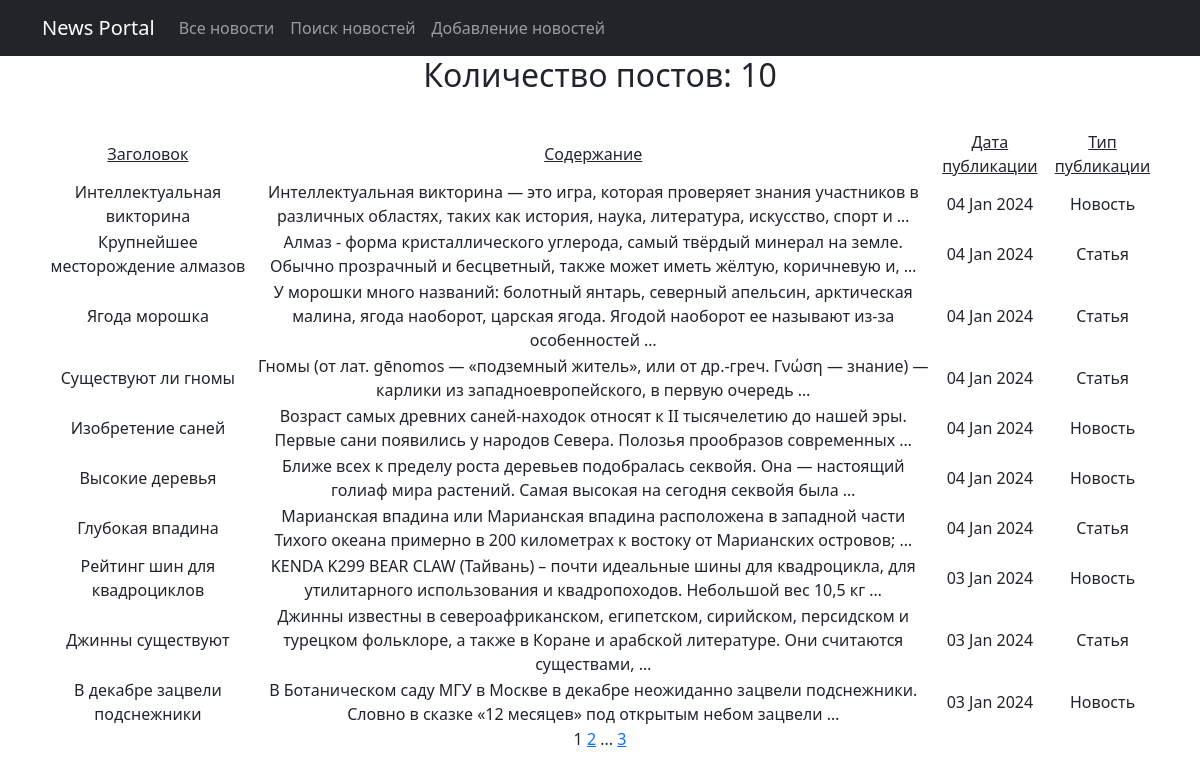
Page /news/ on the committed database.
### news/models.py (models this page shows, shortened)
class Post(models.Model):
    news = 'NE'
    article = 'AR'
    POST_TYPES = [
        (news, "Новость"),
        (article, 'Статья'),
    ]
    post_time = models.DateTimeField(auto_now_add=True, verbose_name="Дата создания")
    title = models.CharField(max_length=255, verbose_name="Заголовок")
    text = models.TextField()
    post_type = models.CharField(max_length=2, choices=POST_TYPES, default=news, verbose_name="Вид поста")
    author = models.ForeignKey(Author, on_delete=models.CASCADE, verbose_name="Автор")
    post_update = models.DateTimeField(auto_now=True, verbose_name="Дата изменения")
    rating = models.IntegerField(default=0)
    category = models.ManyToManyField(Category, through='PostCategory')

### news/views.py (the view)
# urls.py: path('', NewsList.as_view(), name='post_list'),
class NewsList(ListView):
    model = Post
    template_name = 'post_list.html'
    context_object_name = 'posts'
    ordering = '-post_time'
    paginate_by = 10

### news/templatetags/custom_filters.py (called while the page is built)
@register.filter()
def censor(value):
    for word in sensor_list:
        value = value.replace(word[1:], '*' * len(word[1:]))
    return value

### templates/post_list.html (shortened to what this page needs)
{% extends 'default.html' %}
{% load custom_filters %}
{% block content %}
{% if posts %}
    <h2>Количество постов: {{ posts|length }}</h2>
<table width="100%" style="margin-top:35px">
    <tr>
        <td><u>Заголовок</u></td>
        <td><u>Содержание</u></td>
        <td><u>Дата публикации</u></td>
        <td><u>Тип публикации</u></td>
    </tr>
    {% for post in posts %}
    <tr>
        <td>{{ post.title }}</td>
        <td>{{ post.text|truncatewords:20|censor }}</td>
        <td>{{ post.post_time|date:'d M Y' }}</td>
        <td>{{ post.get_post_type_display }}</td>
    </tr>
    {% endfor %}
</table>
{% else %}
<h3>Публикаций нет!</h3>
{% endif %}
{{ page_obj.number }}
{% if page_obj.has_next %}
    <a href="?page={{ page_obj.next_page_number }}">{{ page_obj.next_page_number }}</a>
        {% if paginator.num_pages != page_obj.next_page_number %}
            ...
            <a href="?page={{ page_obj.paginator.num_pages }}">{{ page_obj.paginator.num_pages }}</a>
        {% endif %}
{% endif %}
{% endblock content %}

### templates/default.html (shortened to what this page needs)
<!DOCTYPE html>
<html lang="en">
<head>
    {% load static %}
    <link href="{% static 'css/styles.css' %}" rel="stylesheet"/>
</head>
<body>
<nav class="navbar navbar-expand-lg navbar-dark bg-dark static-top">
    <div class="container">
        <a class="navbar-brand" href="/home/">News Portal</a>
        <div class="collapse navbar-collapse" id="navbarResponsive">
            <ul class="navbar-nav ml-auto">
                <li class="nav-item">
                    <a class="nav-link" href="#">Все новости</a>
                </li>
                <li class="nav-item">
                    <a class="nav-link" href="#">Поиск новостей</a>
                </li>
                <li class="nav-item">
                    <a class="nav-link" href="#">Добавление новостей</a>
                </li>
            </ul>
        </div>
    </div>
</nav>
<div class="container">
    <div class="row">
        <div class="col-lg-12 text-center">
            {% block content %}
            {% endblock content %}
        </div>
    </div>
</div>
</body>
</html>

### rows in the picture
Post: title "Интеллектуальная викторина", text|censor "Интеллектуальная викторина — это игра, которая проверяет знания участников в различных областях, таких как история, наука, литература, искусство, спорт и …", post_time "04 Jan 2024", post_type "Новость"
Post: title "Крупнейшее месторождение алмазов", text|censor "Алмаз - форма кристаллического углерода, самый твёрдый минерал на земле. Обычно прозрачный и бесцветный, также может иметь жёлтую, коричневую и, …", post_time "04 Jan 2024", post_type "Статья"
Post: title "Ягода морошка", text|censor "У морошки много названий: болотный янтарь, северный апельсин, арктическая малина, ягода наоборот, царская ягода. Ягодой наоборот ее называют из-за особенностей …", post_time "04 Jan 2024", post_type "Статья"
Post: title "Существуют ли гномы", text|censor "Гномы (от лат. gēnomos — «подземный житель», или от др.-греч. Γνώση — знание) — карлики из западноевропейского, в первую очередь …", post_time "04 Jan 2024", post_type "Статья"
Post: title "Изобретение саней", text|censor "Возраст самых древних саней-находок относят к II тысячелетию до нашей эры. Первые сани появились у народов Севера. Полозья прообразов современных …", post_time "04 Jan 2024", post_type "Новость"
Post: title "Высокие деревья", text|censor "Ближе всех к пределу роста деревьев подобралась секвойя. Она — настоящий голиаф мира растений. Самая высокая на сегодня секвойя была …", post_time "04 Jan 2024", post_type "Новость"
Post: title "Глубокая впадина", text|censor "Марианская впадина или Марианская впадина расположена в западной части Тихого океана примерно в 200 километрах к востоку от Марианских островов; …", post_time "04 Jan 2024", post_type "Статья"
Post: title "Рейтинг шин для квадроциклов", text|censor "KENDA K299 BEAR CLAW (Тайвань) – почти идеальные шины для квадроцикла, для утилитарного использования и квадропоходов. Небольшой вес 10,5 кг …", post_time "03 Jan 2024", post_type "Новость"
Post: title "Джинны существуют", text|censor "Джинны известны в североафриканском, египетском, сирийском, персидском и турецком фольклоре, а также в Коране и арабской литературе. Они считаются существами, …", post_time "03 Jan 2024", post_type "Статья"
Post: title "В декабре зацвели подснежники", text|censor "В Ботаническом саду МГУ в Москве в декабре неожиданно зацвели подснежники. Словно в сказке «12 месяцев» под открытым небом зацвели …", post_time "03 Jan 2024", post_type "Новость"

### other values in the picture
{{ posts|length }} "10"
{{ page_obj.number }} "1"
{{ page_obj.next_page_number }} "2"
{{ page_obj.paginator.num_pages }} "3"
